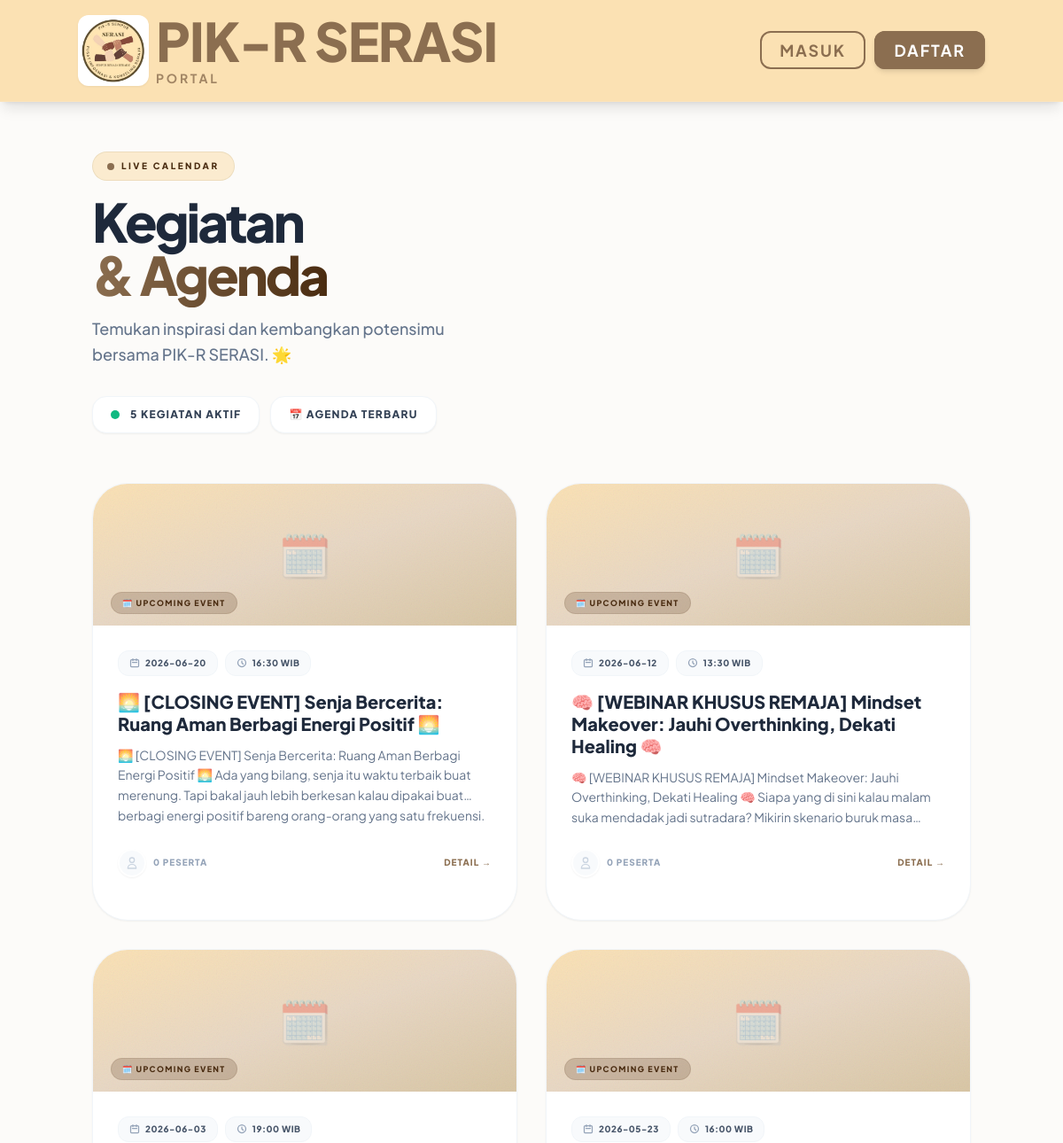
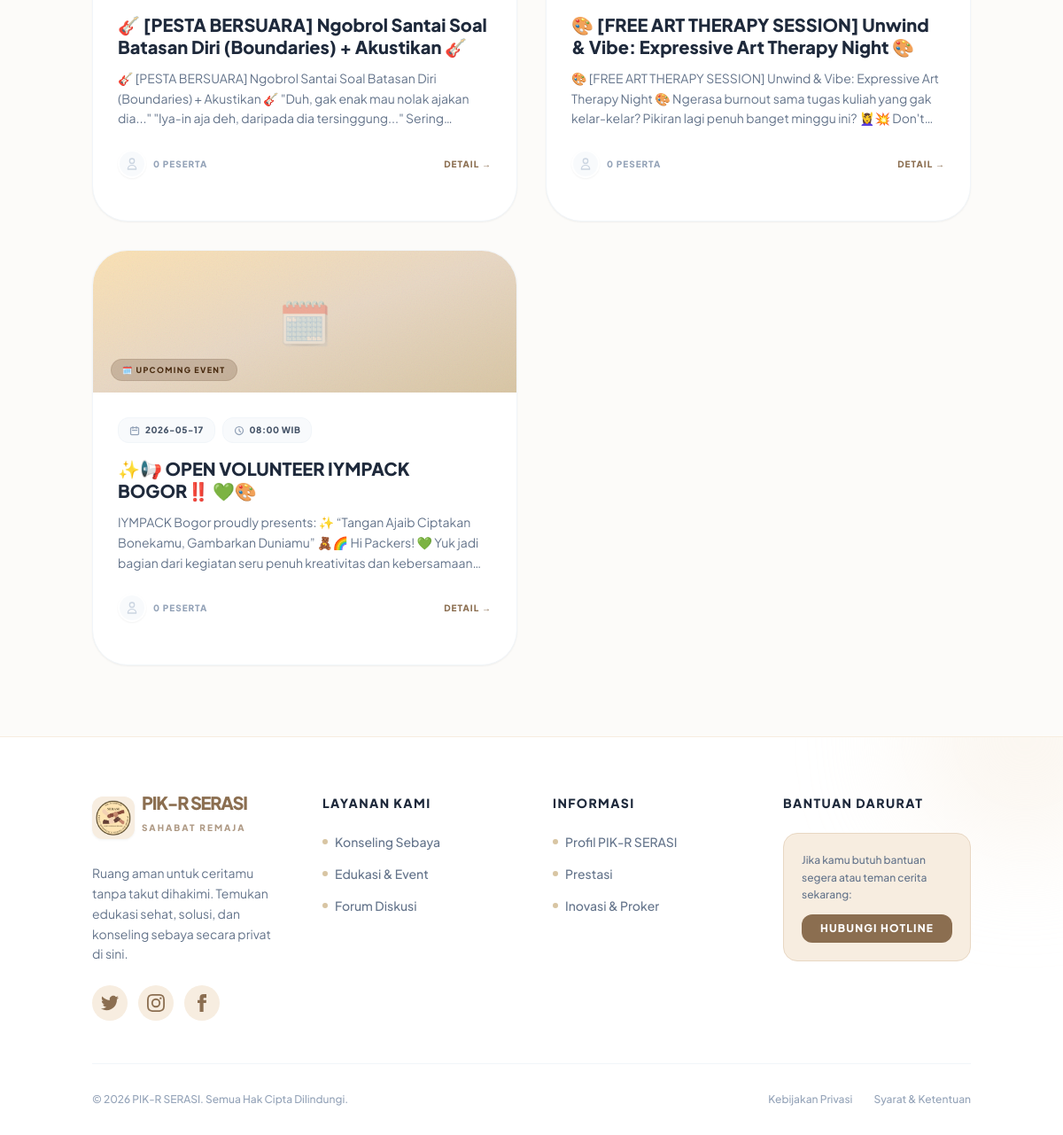
The app's page /events with its own data (2 pictures, top to bottom).
### tables this page shows
CREATE TABLE events (
            id INTEGER PRIMARY KEY AUTOINCREMENT,
            title TEXT NOT NULL,
            description TEXT,
            date TEXT,
            time TEXT,
            author TEXT
        , foto TEXT);

### app.py (the view)
@app.route('/events')
def events():
    conn = get_db_connection()
    events_raw = conn.execute('SELECT * FROM events ORDER BY date DESC').fetchall()
    all_events = []
    for e in events_raw:
        ev = dict(e)
        participants = conn.execute('SELECT username FROM event_participants WHERE event_id = ?', (e['id'],)).fetchall()
        ev['participants'] = [p['username'] for p in participants]
        if ev.get('foto'):
            ev['foto_list'] = [f.strip() for f in ev['foto'].split(',') if f.strip()]
        else:
            ev['foto_list'] = []
        all_events.append(ev)
    conn.close()
    return render_template('events.html', events=all_events)

### templates/events.html (shortened to what this page needs)
{% extends 'base.html' %}
{% block content %}
<div class="max-w-7xl mx-auto fade-in">
    <div class="relative mb-14 pt-2">
        <div class="flex flex-col md:flex-row justify-between items-start md:items-end gap-6">
            <div>
                <div class="inline-flex items-center gap-2 bg-[#FBE1B3]/60 border border-[#d8c5a3]/40 px-4 py-2 rounded-full mb-4">
                    <span class="w-2 h-2 rounded-full bg-[#8b6e50] animate-pulse"></span>
                    <span class="text-[10px] font-black text-[#4A2C11] uppercase tracking-[0.25em]">Live Calendar</span>
                </div>
                <h1 class="text-5xl md:text-6xl font-black text-slate-800 tracking-tighter leading-[1.05]">
                    Kegiatan<br><span class="text-transparent bg-clip-text bg-gradient-to-r from-[#8b6e50] to-[#4A2C11]">&amp; Agenda</span>
                </h1>
                <p class="text-slate-500 mt-4 font-medium text-lg max-w-md leading-relaxed">Temukan inspirasi dan kembangkan potensimu bersama PIK-R SERASI. 🌟</p>
            </div>
        </div>
        <div class="flex flex-wrap items-center gap-3 mt-8">
            <div class="bg-white border border-slate-100 px-5 py-3 rounded-2xl shadow-sm flex items-center gap-3">
                <div class="w-2.5 h-2.5 rounded-full bg-emerald-500 animate-pulse"></div>
                <span class="text-xs font-black text-slate-700 uppercase tracking-widest">{{ events|length }} Kegiatan Aktif</span>
            </div>
            <div class="bg-white border border-slate-100 px-5 py-3 rounded-2xl shadow-sm flex items-center gap-3">
                <span class="text-xs font-black text-slate-700 uppercase tracking-widest">📅 Agenda Terbaru</span>
            </div>
        </div>
    </div>
    {% if events %}
    <div class="grid grid-cols-1 md:grid-cols-2 xl:grid-cols-3 gap-8">
        {% for ev in events %}
        <div class="group relative bg-white rounded-[2.5rem] overflow-hidden border border-slate-100 shadow-sm hover:shadow-2xl hover:-translate-y-2 transition-all duration-500 flex flex-col">
            {% if ev.foto_list and ev.foto_list[0] %}
            <div class="relative w-full h-52 overflow-hidden">
                <img src="{{ url_for('static', filename='uploads/' + ev.foto_list[0]) }}" class="w-full h-full object-cover group-hover:scale-110 transition-transform duration-700" alt="{{ ev.title }}">
                <div class="absolute inset-0 bg-gradient-to-t from-slate-900/40 to-transparent"></div>
                <div class="absolute bottom-4 left-5">
                    <span class="bg-white/20 backdrop-blur-md border border-white/30 text-white text-[9px] font-black px-3 py-1.5 rounded-full uppercase tracking-[0.15em]">🗓️ Upcoming Event</span>
                </div>
            </div>
            {% else %}
            <div class="relative w-full h-40 overflow-hidden bg-gradient-to-br from-[#FBE1B3] via-[#e8d7c3] to-[#d8c5a3] flex items-center justify-center">
                <div class="absolute inset-0 opacity-10" style=""></div>
                <span class="text-5xl opacity-30">🗓️</span>
                <div class="absolute bottom-4 left-5">
                    <span class="bg-[#4A2C11]/20 backdrop-blur-md border border-[#4A2C11]/10 text-[#4A2C11] text-[9px] font-black px-3 py-1.5 rounded-full uppercase tracking-[0.15em]">🗓️ Upcoming Event</span>
                </div>
            </div>
            {% endif %}
            <div class="p-7 flex flex-col flex-grow">
                <div class="flex items-center flex-wrap gap-2 mb-4">
                    <div class="flex items-center gap-1.5 bg-slate-50 border border-slate-100 px-3 py-1.5 rounded-xl">
                        <svg class="w-3 h-3 text-slate-400" fill="none" stroke="currentColor" viewBox="0 0 24 24"><path stroke-linecap="round" stroke-linejoin="round" stroke-width="2.5" d="M8 7V3m8 4V3m-9 8h10M5 21h14a2 2 0 002-2V7a2 2 0 00-2-2H5a2 2 0 00-2 2v12a2 2 0 002 2z"></path></svg>
                        <span class="text-[10px] font-black text-slate-600 uppercase tracking-wider">{{ ev.date }}</span>
                    </div>
                    <div class="flex items-center gap-1.5 bg-slate-50 border border-slate-100 px-3 py-1.5 rounded-xl">
                        <svg class="w-3 h-3 text-slate-400" fill="none" stroke="currentColor" viewBox="0 0 24 24"><path stroke-linecap="round" stroke-linejoin="round" stroke-width="2.5" d="M12 8v4l3 3m6-3a9 9 0 11-18 0 9 9 0 0118 0z"></path></svg>
                        <span class="text-[10px] font-black text-slate-600 uppercase tracking-wider">{{ ev.time }} WIB</span>
                    </div>
                </div>
                <h3 class="text-xl font-black text-slate-800 leading-tight mb-3 group-hover:text-[#4A2C11] transition-colors">{{ ev.title }}</h3>
                <p class="text-slate-500 text-sm leading-relaxed mb-6 flex-grow line-clamp-3">{{ ev.description }}</p>
                <div class="flex items-center justify-between mb-5">
                    <div class="flex items-center gap-2">
                        <div class="flex -space-x-2">
                            {% if ev.participants|length > 4 %}
                            <div class="w-8 h-8 rounded-full border-2 border-white bg-slate-100 flex items-center justify-center text-[9px] font-black text-slate-500 shadow-sm">+{{ ev.participants|length - 4 }}</div>
                            {% elif ev.participants|length == 0 %}
                            <div class="w-8 h-8 rounded-full border-2 border-white bg-slate-50 flex items-center justify-center shadow-sm">
                                <svg class="w-4 h-4 text-slate-300" fill="none" stroke="currentColor" viewBox="0 0 24 24"><path stroke-linecap="round" stroke-linejoin="round" stroke-width="2" d="M16 7a4 4 0 11-8 0 4 4 0 018 0zM12 14a7 7 0 00-7 7h14a7 7 0 00-7-7z"></path></svg>
                            </div>
                            {% endif %}
                        </div>
                        <span class="text-[10px] font-black text-slate-400 uppercase tracking-widest">{{ ev.participants|length }} Peserta</span>
                    </div>
                    <a href="{{ url_for('event_detail', event_id=ev.id) }}" class="text-[10px] font-black text-[#8b6e50] uppercase tracking-widest hover:text-[#4A2C11] transition-colors">Detail →</a>
                </div>
            </div>
        </div>
        {% endfor %}
    </div>
    {% endif %}
</div>
{% endblock %}

### records on screen
events: date "2026-06-20", time "16:30", title "🌅 [CLOSING EVENT] Senja Bercerita: Ruang Aman Berbagi Energi Positif 🌅", description "🌅 [CLOSING EVENT] Senja Bercerita: Ruang Aman Berbagi Energi Positif 🌅 Ada yang bilang, senja itu waktu terbaik buat merenung. Tapi bakal jauh lebih berkesan kalau dipakai buat berbagi energi positif bareng orang-orang yang satu…", participants|length "0"
events: date "2026-06-12", time "13:30", title "🧠 [WEBINAR KHUSUS REMAJA] Mindset Makeover: Jauhi Overthinking, Dekati Healing 🧠", description "🧠 [WEBINAR KHUSUS REMAJA] Mindset Makeover: Jauhi Overthinking, Dekati Healing 🧠 Siapa yang di sini kalau malam suka mendadak jadi sutradara? Mikirin skenario buruk…", participants|length "0"
events: date "2026-06-03", time "19:00", title "🎸 [PESTA BERSUARA] Ngobrol Santai Soal Batasan Diri (Boundaries) + Akustikan 🎸", description "🎸 [PESTA BERSUARA] Ngobrol Santai Soal Batasan Diri (Boundaries) + Akustikan 🎸 \"Duh, gak enak mau nolak ajakan dia...\" \"Iya-in aja deh, daripada dia tersinggung...\"…", participants|length "0"
events: date "2026-05-23", time "16:00", title "🎨 [FREE ART THERAPY SESSION] Unwind & Vibe: Expressive Art Therapy Night 🎨", description "🎨 [FREE ART THERAPY SESSION] Unwind & Vibe: Expressive Art Therapy Night 🎨 Ngerasa burnout sama tugas kuliah yang gak kelar-kelar? Pikiran lagi penuh banget minggu ini? 💆‍♀️💥…", participants|length "0"
events: date "2026-05-17", time "08:00", title "✨📢 OPEN VOLUNTEER IYMPACK BOGOR‼️ 💚🎨", description "IYMPACK Bogor proudly presents: ✨ “Tangan Ajaib Ciptakan Bonekamu, Gambarkan Duniamu” 🧸🌈 Hi Packers! 💚 Yuk jadi bagian dari kegiatan seru penuh kreativitas dan…", participants|length "0"

### other values on screen
{{ events|length }} "5"
